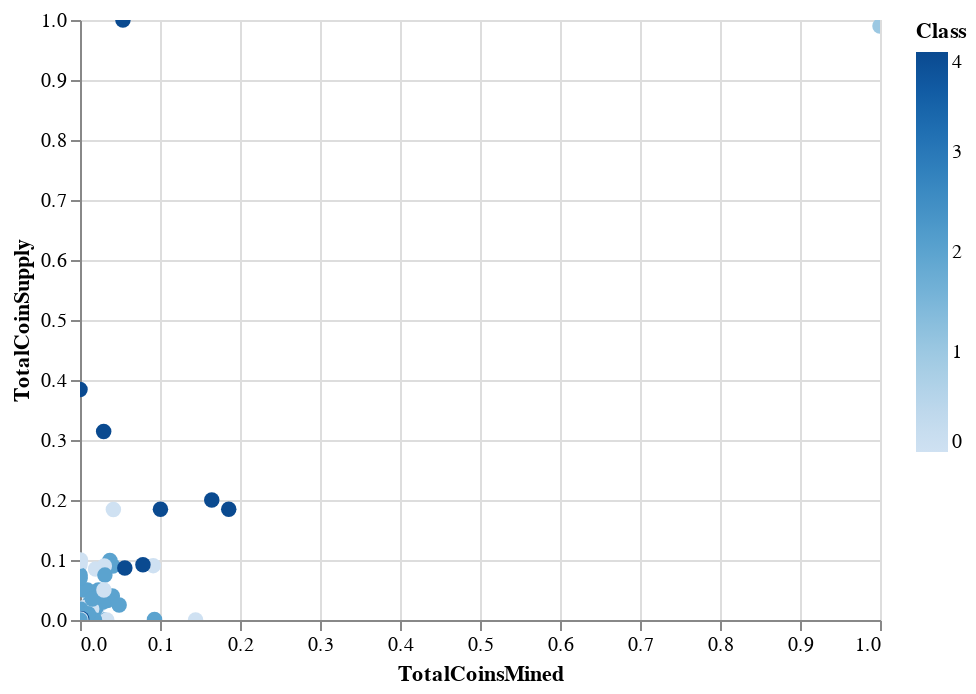

This figure's notebook cell:
### Code cell
# Plot the scatter with x="TotalCoinsMined" and y="TotalCoinSupply"
alt.Chart(clustered_df).mark_circle(size=60).encode(
    alt.X("TotalCoinsMined"),
    alt.Y("TotalCoinSupply"),
    alt.Color("Class"),
    alt.OpacityValue(4),
    tooltip=["CoinName", "Algorithm", "TotalCoinsMined", "TotalCoinSupply"]
).interactive()

### Figure 1 — Vega-Lite specification as saved in the notebook (floating-point values rounded to 4 significant figures; data arrays with more than 128 entries replaced by an {"elided": "..."} marker saying what was removed)
{"config": {"view": {"continuousWidth": 400, "continuousHeight": 300}}, "data": {"name": "data-aed2e6eee59c46d557d5f3733c35333d"}, "mark": {"type": "circle", "size": 60}, "encoding": {"color": {"type": "quantitative", "field": "Class"}, "opacity": {"value": 4}, "tooltip": [{"type": "nominal", "field": "CoinName"}, {"type": "nominal", "field": "Algorithm"}, {"type": "quantitative", "field": "TotalCoinsMined"}, {"type": "quantitative", "field": "TotalCoinSupply"}], "x": {"type": "quantitative", "field": "TotalCoinsMined"}, "y": {"type": "quantitative", "field": "TotalCoinSupply"}}, "selection": {"selector003": {"type": "interval", "bind": "scales", "encodings": ["x", "y"]}}, "$schema": "https://vega.github.io/schema/vega-lite/v4.8.1.json", "datasets": {"data-aed2e6eee59c46d557d5f3733c35333d": {"elided": "532 records"}}}
